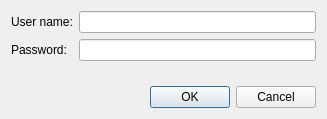
<?xml version="1.0" encoding="UTF-8"?>
<ui version="4.0">
 <class>WelcomEditDialog</class>
 <widget class="QDialog" name="WelcomEditDialog">
  <property name="geometry">
   <rect>
    <x>0</x>
    <y>0</y>
    <width>327</width>
    <height>119</height>
   </rect>
  </property>
  <property name="windowTitle">
   <string>Dialog</string>
  </property>
  <layout class="QVBoxLayout" name="verticalLayout">
   <item>
    <layout class="QFormLayout" name="formLayout">
     <property name="fieldGrowthPolicy">
      <enum>QFormLayout::AllNonFixedFieldsGrow</enum>
     </property>
     <item row="0" column="0">
      <widget class="QLabel" name="label">
       <property name="text">
        <string>User name:</string>
       </property>
      </widget>
     </item>
     <item row="0" column="1">
      <widget class="QLineEdit" name="LoginEdit"/>
     </item>
     <item row="1" column="0">
      <widget class="QLabel" name="label_2">
       <property name="text">
        <string>Password:</string>
       </property>
      </widget>
     </item>
     <item row="1" column="1">
      <widget class="QLineEdit" name="PasswordEdit"/>
     </item>
    </layout>
   </item>
   <item>
    <widget class="QDialogButtonBox" name="buttonBox">
     <property name="orientation">
      <enum>Qt::Horizontal</enum>
     </property>
     <property name="standardButtons">
      <set>QDialogButtonBox::Cancel|QDialogButtonBox::Ok</set>
     </property>
    </widget>
   </item>
  </layout>
 </widget>
 <resources/>
 <connections>
  <connection>
   <sender>buttonBox</sender>
   <signal>accepted()</signal>
   <receiver>WelcomEditDialog</receiver>
   <slot>accept()</slot>
   <hints>
    <hint type="sourcelabel">
     <x>248</x>
     <y>254</y>
    </hint>
    <hint type="destinationlabel">
     <x>157</x>
     <y>274</y>
    </hint>
   </hints>
  </connection>
  <connection>
   <sender>buttonBox</sender>
   <signal>rejected()</signal>
   <receiver>WelcomEditDialog</receiver>
   <slot>reject()</slot>
   <hints>
    <hint type="sourcelabel">
     <x>316</x>
     <y>260</y>
    </hint>
    <hint type="destinationlabel">
     <x>286</x>
     <y>274</y>
    </hint>
   </hints>
  </connection>
 </connections>
</ui>
